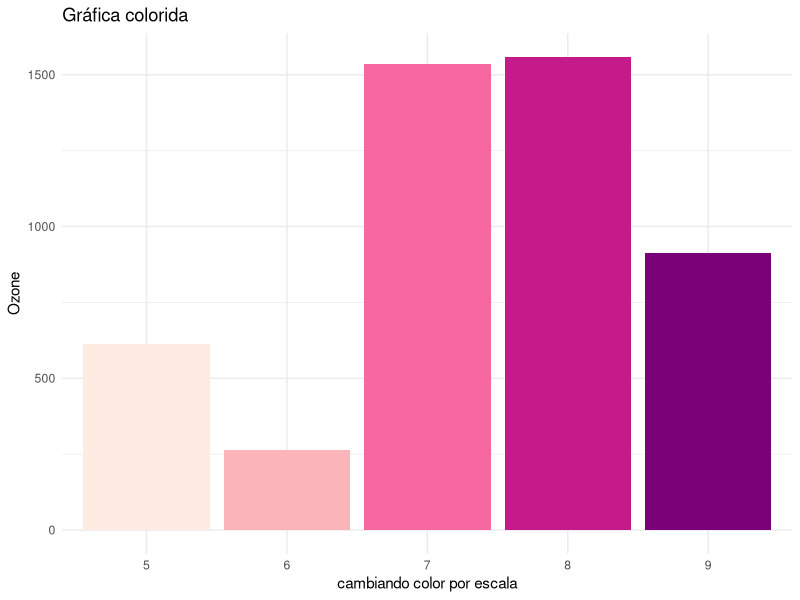
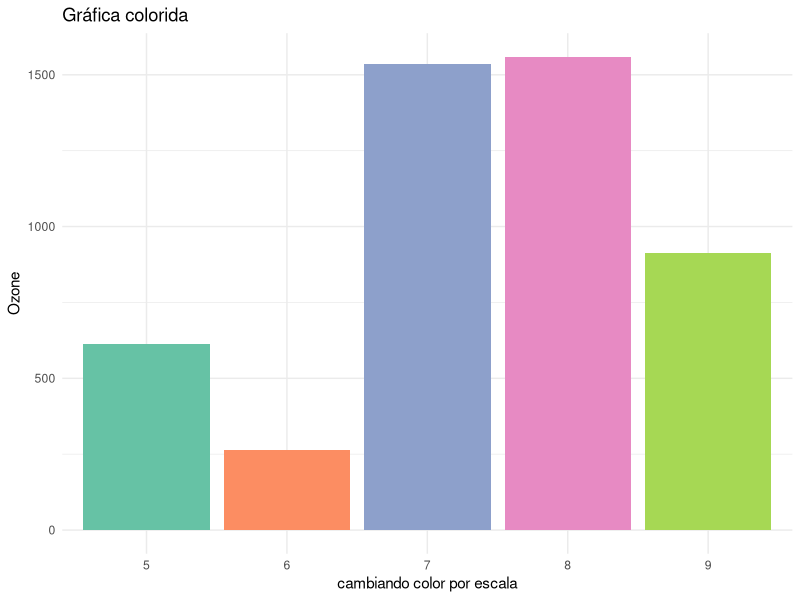
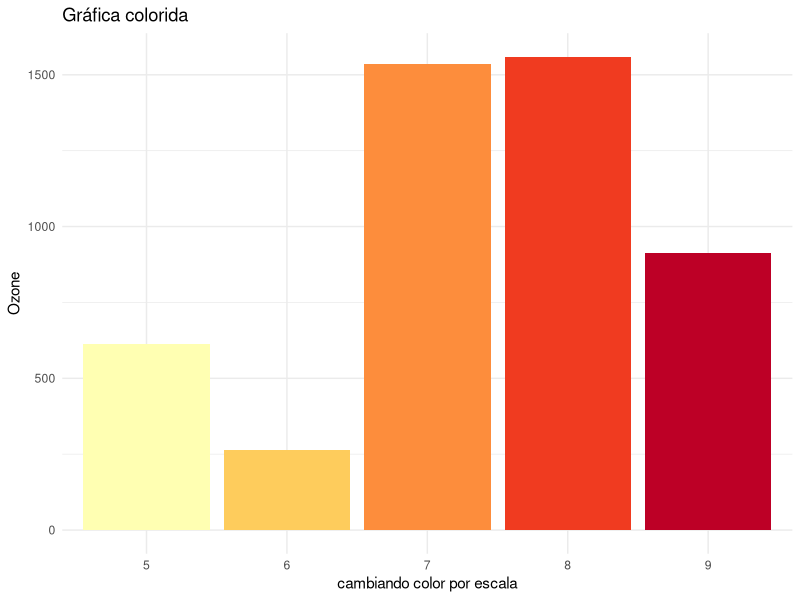
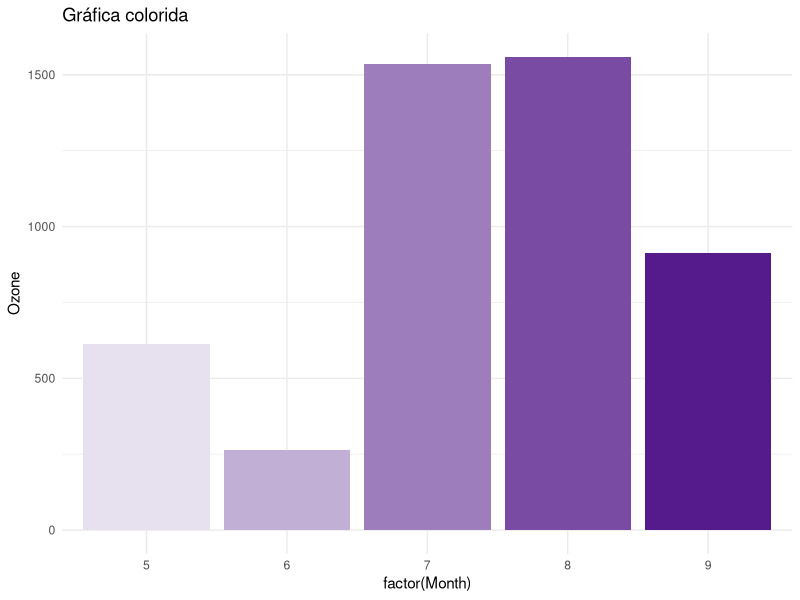

These charts were generated, in order, by the following R code:
## ---- chunk 1
library(ggplot2)
# airquality # datos prueba
ggplot(data = airquality, aes(x = factor(Month), y = Ozone, fill = factor(Month))) + #indicas la variable de agrupamiento -debe ser tipo factor- y la de interes, tambien requieres llenar el parametro 'fill' con la variable con la que agrupa 
	geom_bar(stat="identity") +   # se construyen las barras
	scale_fill_brewer(palette = 'RdPu')+ # la magia de poder escoger facíl el color de la escala 'continua' o discreta
	xlab('cambiando color por escala') + theme_minimal() +  ggtitle('Gráfica colorida')+  #demas cosas
	guides(fill=FALSE) #quitar leyenda
## ---- chunk 2
ggplot(data = airquality, aes(x = factor(Month), y = Ozone, fill = factor(Month))) + #indicas la variable de agrupamiento -debe ser tipo factor- y la de interes, tambien requieres llenar el parametro 'fill' con la variable con la que agrupa 
	geom_bar(stat="identity") +   # se construyen las barras
	scale_fill_brewer(palette = 'Set2')+ # la magia de poder escoger facíl el color de la escala 'continua' o discreta
	xlab('cambiando color por escala') + theme_minimal() +  ggtitle('Gráfica colorida')+  	guides(fill=FALSE) #quitar leyenda

## ---- chunk 3
library(RColorBrewer)
cols <- brewer.pal(length(levels(factor(airquality$Month))), "YlOrRd") # numero de niveles en el factor
names(cols) <- levels(factor(airquality$Month))
ggplot(data = airquality, aes(x = factor(Month), y = Ozone, fill = factor(Month))) + 	geom_bar(stat="identity") + 
	scale_fill_manual("legend", values = cols)	+
	xlab('cambiando color por escala') + theme_minimal() +  ggtitle('Gráfica colorida')+guides(fill=FALSE)
## ---- chunk 4
paleta <- colorRampPalette(c("#E7E1EF", "purple4")) # Escala continua personalizada
cols <- paleta(length(levels(factor(airquality$Month))))
names(cols) <- levels(airquality$Month)
ggplot(data = airquality, aes(x = factor(Month), y = Ozone, fill = factor(Month))) + 	   geom_bar(stat="identity") + 
    	scale_fill_manual("legend", values = cols)	+ theme_minimal() +  ggtitle('Gráfica colorida')+guides(fill=FALSE)
